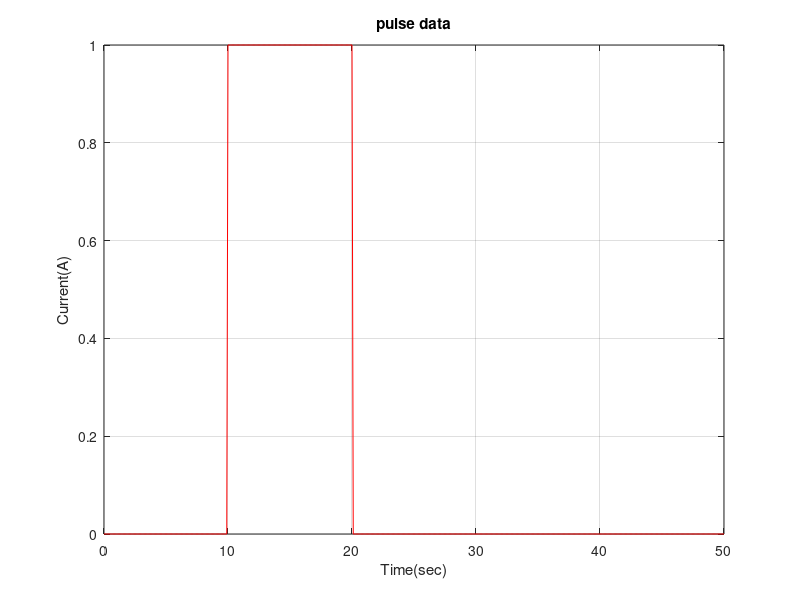

Recreate this plot in MATLAB. (Note: this script raises an error after producing the figure.)
clear; clc; close all;

%% I(t)_pulse 생성
% parameters
t_end = 50; %[sec]
dt = 0.1; %[sec]
t_p0 = 10;
t_p1 = 20;
X = [1 1 1]; %임의로 [R0, R1, tau1] 설정

% t vector
t_vec = 0:dt:t_end; % 0초 부터 시작

% I vector 
I_vec = zeros(size(t_vec)); 
idx_pulse = (t_vec >= t_p0) & (t_vec <= t_p1); % 펄스 구간(10초~20초) 인덱싱
I_vec(idx_pulse) = 1;

% output [t_vec, I_vec]

% Plot current (확인용)
figure;
plot(t_vec, I_vec, 'r-');
xlabel('Time(sec)');
ylabel('Current(A)');
title('pulse data');
grid on;


%% 1RC model -> 전압 데이터 생성
V_est = RC_model_1(X, t_vec, I_vec);
save('pulse_data.mat', 't_vec', 'I_vec', 'V_est') %t_vec, I_vec, V_est 저장

% Plot voltage (확인용)
figure;
plot(t_vec, V_est, 'b-');
xlabel('Time (sec)');
ylabel('Voltage (V)');
title('1RC Model Voltage');
grid on;


%% Plot I,V
figure;
yyaxis left;
plot(t_vec, I_vec, 'r-');
ylabel('Current (C)');
ax = gca; 
ax.YColor = 'r'; 
%ylim([-0.1, 1.1]);

yyaxis right;
plot(t_vec, V_est, 'b-'); 
ylabel('Voltage (V)');
ax.YColor = 'b';
%ylim([-0.2, 2.2]);

xlabel('Time (sec)');
title('pulse data\_1RC model');
grid on;
legend('Current (I)', 'Voltage (V)');




